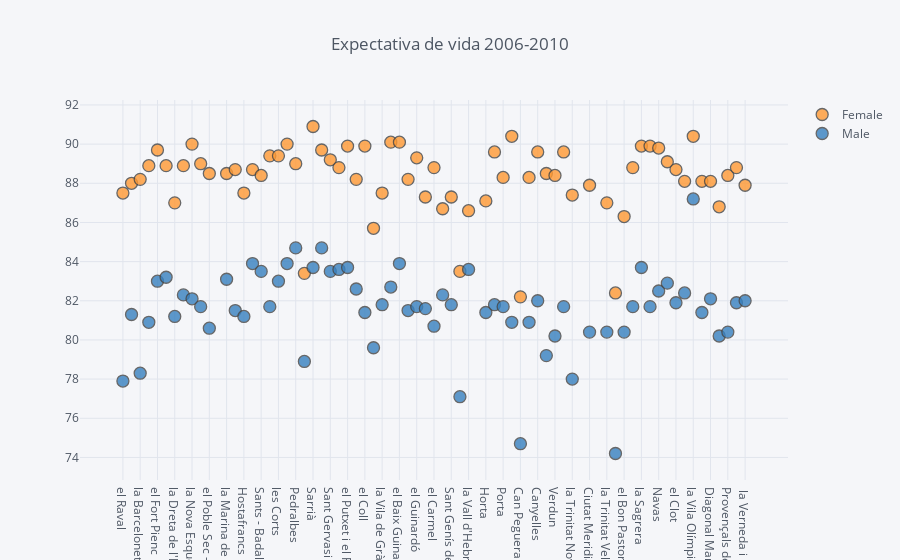

Notebook cell for this chart:
### Code cell
df.iplot(x='Neighborhood', y='2006-2010', categories='Gender', text='Neighborhood',
yTitle='', title='Expectativa de vida 2006-2010')

### Figure 1 — Plotly figure (JSON) as saved in the notebook; plotly's stock layout.template omitted (floating-point values rounded to 4 significant figures)
{"data": [{"marker": {"color": "rgba(255, 153, 51, 1.0)", "line": {"width": 1.3}, "opacity": 0.8, "size": 12, "symbol": "circle"}, "mode": "markers", "name": "Female", "text": ["el Raval", "el Barri Gòtic", "la Barceloneta", "Sant Pere, Santa Caterina i la Ribera", "el Fort Pienc", "la Sagrada Família", "la Dreta de l'Eixample", "l'Antiga Esquerra de l'Eixample", "la Nova Esquerra de l'Eixample", "Sant Antoni", "el Poble Sec - Parc Montjuïc", "la Marina del Prat Vermell - Zona Franca", "la Marina de Port", "la Font de la Guatlla", "Hostafrancs", "la Bordeta", "Sants - Badal", "Sants", "les Corts", "la Maternitat i Sant Ramon", "Pedralbes", "Vallvidrera, el Tibidabo i les Planes", "Sarrià", "les Tres Torres", "Sant Gervasi - la Bonanova", "Sant Gervasi - Galvany", "el Putxet i el Farró", "Vallcarca i els Penitents", "el Coll", "la Salut", "la Vila de Gràcia", "el Camp d'en Grassot i Gràcia Nova", "el Baix Guinardó", "Can Baró", "el Guinardó", "la Font d'en Fargues", "el Carmel", "la Teixonera", "Sant Genís dels Agudells", "Montbau", "la Vall d'Hebron", "la Clota", "Horta", "Vilapicina i la Torre Llobeta", "Porta", "el Turó de la Peira", "Can Peguera", "la Guineueta", "Canyelles", "les Roquetes", "Verdun", "la Prosperitat", "la Trinitat Nova", "Torre Baró", "Ciutat Meridiana", "Vallbona", "la Trinitat Vella", "Baró de Viver", "el Bon Pastor", "Sant Andreu", "la Sagrera", "el Congrés i els Indians", "Navas", "el Camp de l'Arpa del Clot", "el Clot", "el Parc i la Llacuna del Poblenou", "la Vila Olímpica del Poblenou", "el Poblenou", "Diagonal Mar i el Front Marítim del Poblenou", "el Besòs i el Maresme", "Provençals del Poblenou", "Sant Martí de Provençals", " la Verneda i la Pau"], "textfont": {"color": "#4D5663"}, "type": "scatter", "uid": "385a9882-6f7b-458f-9813-a5687fc4c0f6", "x": ["el Raval", "el Barri Gòtic", "la Barceloneta", "Sant Pere, Santa Caterina i la Ribera", "el Fort Pienc", "la Sagrada Família", "la Dreta de l'Eixample", "l'Antiga Esquerra de l'Eixample", "la Nova Esquerra de l'Eixample", "Sant Antoni", "el Poble Sec - Parc Montjuïc", "la Marina del Prat Vermell - Zona Franca", "la Marina de Port", "la Font de la Guatlla", "Hostafrancs", "la Bordeta", "Sants - Badal", "Sants", "les Corts", "la Maternitat i Sant Ramon", "Pedralbes", "Vallvidrera, el Tibidabo i les Planes", "Sarrià", "les Tres Torres", "Sant Gervasi - la Bonanova", "Sant Gervasi - Galvany", "el Putxet i el Farró", "Vallcarca i els Penitents", "el Coll", "la Salut", "la Vila de Gràcia", "el Camp d'en Grassot i Gràcia Nova", "el Baix Guinardó", "Can Baró", "el Guinardó", "la Font d'en Fargues", "el Carmel", "la Teixonera", "Sant Genís dels Agudells", "Montbau", "la Vall d'Hebron", "la Clota", "Horta", "Vilapicina i la Torre Llobeta", "Porta", "el Turó de la Peira", "Can Peguera", "la Guineueta", "Canyelles", "les Roquetes", "Verdun", "la Prosperitat", "la Trinitat Nova", "Torre Baró", "Ciutat Meridiana", "Vallbona", "la Trinitat Vella", "Baró de Viver", "el Bon Pastor", "Sant Andreu", "la Sagrera", "el Congrés i els Indians", "Navas", "el Camp de l'Arpa del Clot", "el Clot", "el Parc i la Llacuna del Poblenou", "la Vila Olímpica del Poblenou", "el Poblenou", "Diagonal Mar i el Front Marítim del Poblenou", "el Besòs i el Maresme", "Provençals del Poblenou", "Sant Martí de Provençals", " la Verneda i la Pau"], "y": [87.5, 88, 88.2, 88.9, 89.7, 88.9, 87, 88.9, 90, 89, 88.5, null, 88.5, 88.7, 87.5, 88.7, 88.4, 89.4, 89.4, 90, 89, 83.4, 90.9, 89.7, 89.2, 88.8, 89.9, 88.2, 89.9, 85.7, 87.5, 90.1, 90.1, 88.2, 89.3, 87.3, 88.8, 86.7, 87.3, 83.5, 86.6, null, 87.1, 89.6, 88.3, 90.4, 82.2, 88.3, 89.6, 88.5, 88.4, 89.6, 87.4, null, 87.9, null, 87, 82.4, 86.3, 88.8, 89.9, 89.9, 89.8, 89.1, 88.7, 88.1, 90.4, 88.1, 88.1, 86.8, 88.4, 88.8, 87.9]}, {"marker": {"color": "rgba(55, 128, 191, 1.0)", "line": {"width": 1.3}, "opacity": 0.8, "size": 12, "symbol": "circle"}, "mode": "markers", "name": "Male", "text": ["el Raval", "el Barri Gòtic", "la Barceloneta", "Sant Pere, Santa Caterina i la Ribera", "el Fort Pienc", "la Sagrada Família", "la Dreta de l'Eixample", "l'Antiga Esquerra de l'Eixample", "la Nova Esquerra de l'Eixample", "Sant Antoni", "el Poble Sec - Parc Montjuïc", "la Marina del Prat Vermell - Zona Franca", "la Marina de Port", "la Font de la Guatlla", "Hostafrancs", "la Bordeta", "Sants - Badal", "Sants", "les Corts", "la Maternitat i Sant Ramon", "Pedralbes", "Vallvidrera, el Tibidabo i les Planes", "Sarrià", "les Tres Torres", "Sant Gervasi - la Bonanova", "Sant Gervasi - Galvany", "el Putxet i el Farró", "Vallcarca i els Penitents", "el Coll", "la Salut", "la Vila de Gràcia", "el Camp d'en Grassot i Gràcia Nova", "el Baix Guinardó", "Can Baró", "el Guinardó", "la Font d'en Fargues", "el Carmel", "la Teixonera", "Sant Genís dels Agudells", "Montbau", "la Vall d'Hebron", "la Clota", "Horta", "Vilapicina i la Torre Llobeta", "Porta", "el Turó de la Peira", "Can Peguera", "la Guineueta", "Canyelles", "les Roquetes", "Verdun", "la Prosperitat", "la Trinitat Nova", "Torre Baró", "Ciutat Meridiana", "Vallbona", "la Trinitat Vella", "Baró de Viver", "el Bon Pastor", "Sant Andreu", "la Sagrera", "el Congrés i els Indians", "Navas", "el Camp de l'Arpa del Clot", "el Clot", "el Parc i la Llacuna del Poblenou", "la Vila Olímpica del Poblenou", "el Poblenou", "Diagonal Mar i el Front Marítim del Poblenou", "el Besòs i el Maresme", "Provençals del Poblenou", "Sant Martí de Provençals", " la Verneda i la Pau"], "textfont": {"color": "#4D5663"}, "type": "scatter", "uid": "2b3f4788-f0f6-4699-9fda-f9f8b9095a72", "x": ["el Raval", "el Barri Gòtic", "la Barceloneta", "Sant Pere, Santa Caterina i la Ribera", "el Fort Pienc", "la Sagrada Família", "la Dreta de l'Eixample", "l'Antiga Esquerra de l'Eixample", "la Nova Esquerra de l'Eixample", "Sant Antoni", "el Poble Sec - Parc Montjuïc", "la Marina del Prat Vermell - Zona Franca", "la Marina de Port", "la Font de la Guatlla", "Hostafrancs", "la Bordeta", "Sants - Badal", "Sants", "les Corts", "la Maternitat i Sant Ramon", "Pedralbes", "Vallvidrera, el Tibidabo i les Planes", "Sarrià", "les Tres Torres", "Sant Gervasi - la Bonanova", "Sant Gervasi - Galvany", "el Putxet i el Farró", "Vallcarca i els Penitents", "el Coll", "la Salut", "la Vila de Gràcia", "el Camp d'en Grassot i Gràcia Nova", "el Baix Guinardó", "Can Baró", "el Guinardó", "la Font d'en Fargues", "el Carmel", "la Teixonera", "Sant Genís dels Agudells", "Montbau", "la Vall d'Hebron", "la Clota", "Horta", "Vilapicina i la Torre Llobeta", "Porta", "el Turó de la Peira", "Can Peguera", "la Guineueta", "Canyelles", "les Roquetes", "Verdun", "la Prosperitat", "la Trinitat Nova", "Torre Baró", "Ciutat Meridiana", "Vallbona", "la Trinitat Vella", "Baró de Viver", "el Bon Pastor", "Sant Andreu", "la Sagrera", "el Congrés i els Indians", "Navas", "el Camp de l'Arpa del Clot", "el Clot", "el Parc i la Llacuna del Poblenou", "la Vila Olímpica del Poblenou", "el Poblenou", "Diagonal Mar i el Front Marítim del Poblenou", "el Besòs i el Maresme", "Provençals del Poblenou", "Sant Martí de Provençals", " la Verneda i la Pau"], "y": [77.9, 81.3, 78.3, 80.9, 83, 83.2, 81.2, 82.3, 82.1, 81.7, 80.6, null, 83.1, 81.5, 81.2, 83.9, 83.5, 81.7, 83, 83.9, 84.7, 78.9, 83.7, 84.7, 83.5, 83.6, 83.7, 82.6, 81.4, 79.6, 81.8, 82.7, 83.9, 81.5, 81.7, 81.6, 80.7, 82.3, 81.8, 77.1, 83.6, null, 81.4, 81.8, 81.7, 80.9, 74.7, 80.9, 82, 79.2, 80.2, 81.7, 78, null, 80.4, null, 80.4, 74.2, 80.4, 81.7, 83.7, 81.7, 82.5, 82.9, 81.9, 82.4, 87.2, 81.4, 82.1, 80.2, 80.4, 81.9, 82]}], "layout": {"legend": {"bgcolor": "#F5F6F9", "font": {"color": "#4D5663"}}, "paper_bgcolor": "#F5F6F9", "plot_bgcolor": "#F5F6F9", "title": {"font": {"color": "#4D5663"}, "text": "Expectativa de vida 2006-2010"}, "xaxis": {"gridcolor": "#E1E5ED", "showgrid": true, "tickfont": {"color": "#4D5663"}, "title": {"font": {"color": "#4D5663"}, "text": ""}, "zerolinecolor": "#E1E5ED"}, "yaxis": {"gridcolor": "#E1E5ED", "showgrid": true, "tickfont": {"color": "#4D5663"}, "title": {"font": {"color": "#4D5663"}, "text": ""}, "zerolinecolor": "#E1E5ED"}}}
